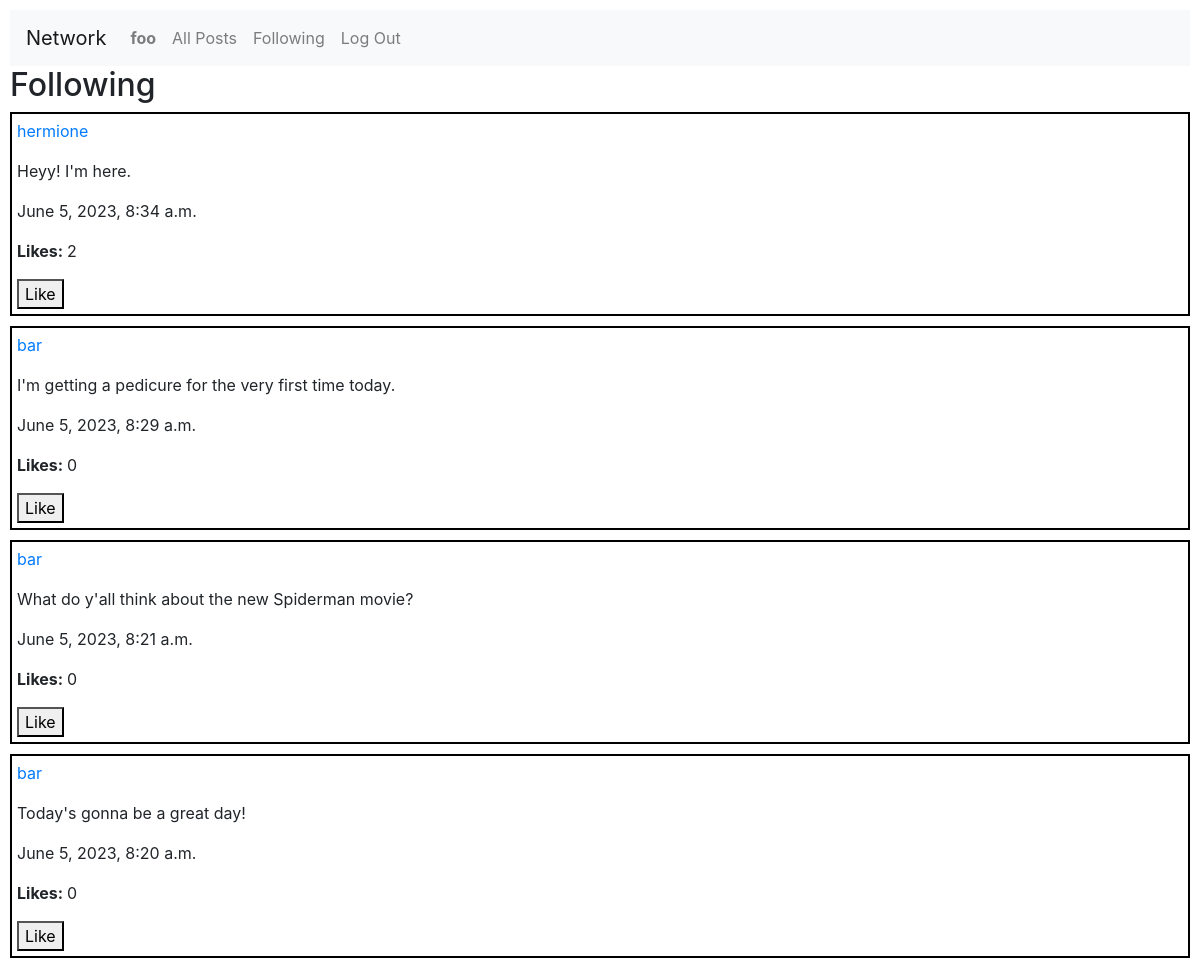
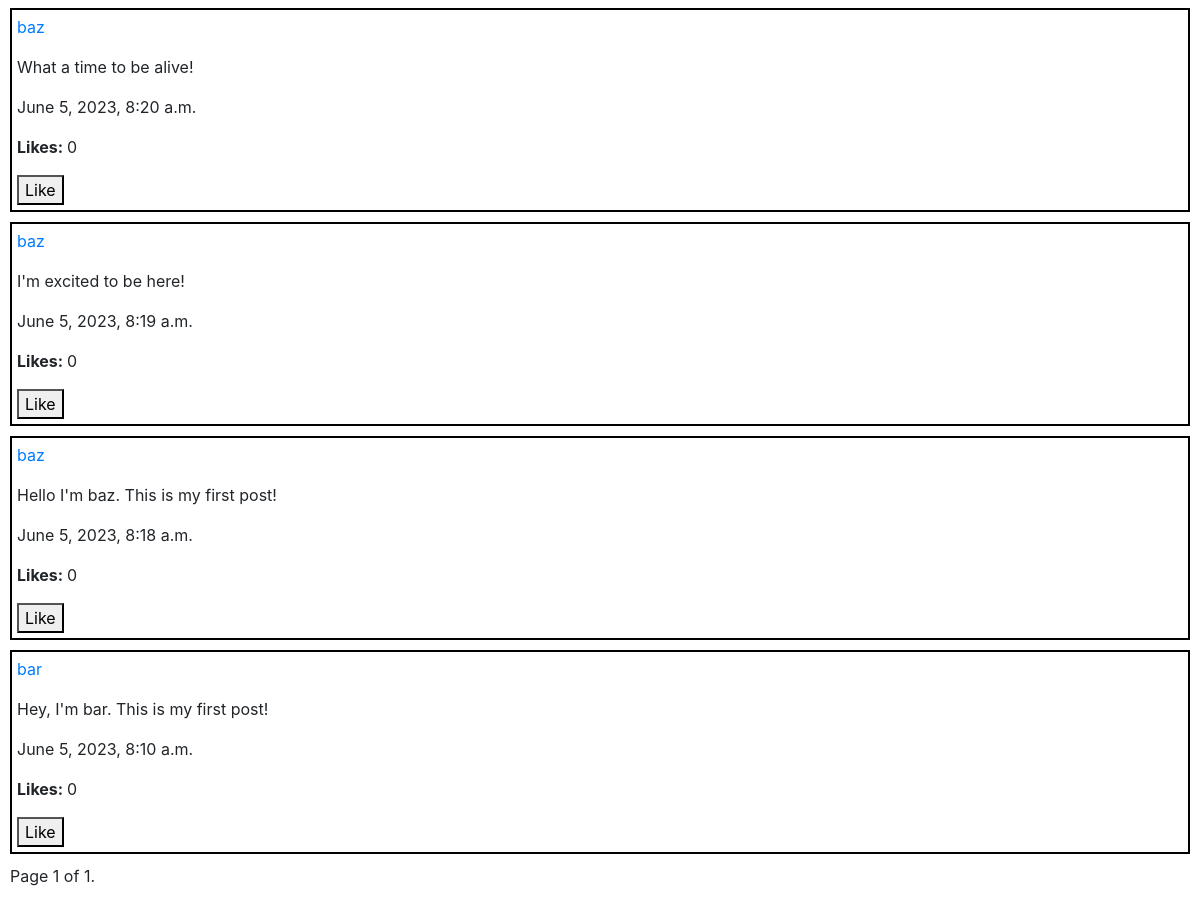
The page /following (signed in) on the database its author committed (2 pictures, top to bottom).
### network/models.py (models this page shows, shortened)
class User(AbstractUser):
    followers = models.ManyToManyField('self', symmetrical=False, related_name="following")

class Post(models.Model):
    poster = models.ForeignKey(User, on_delete=models.CASCADE)
    content = models.TextField()
    timestamp = models.DateTimeField(auto_now_add=True)
    likes = models.PositiveIntegerField(default=0)
    liked_by = models.ManyToManyField(User, related_name='liked_posts', blank=True)

### network/views.py (the view)
# urls.py: path("following", views.following, name="following"),
@login_required
def following(request):
    user = request.user
    user_following = user.following.all()
    posts = Post.objects.filter(poster__in=user_following).order_by("-timestamp")
    paginator = Paginator(posts, 10)
    page_number = request.GET.get("page")
    page_obj = paginator.get_page(page_number)
    return render(request, "network/following.html", {
        "posts": posts,
        "page_obj": page_obj
    })

### network/templates/network/following.html (shortened to what this page needs)
{% extends "network/layout.html" %}
{% block body %}
    <h2>Following</h2>
    {% for post in page_obj %}
        <div class="post">
            <p><a href="{% url 'profile' post.poster.username %}">{{ post.poster }} </a></p>
            <p>{{ post.content }}</p>
            <p>{{ post.timestamp }}</p>
            <p><strong>Likes: </strong><span id="like{{post.id}}">{{ post.likes }}</span></p>
            {% if user.is_authenticated %}
                {% if user in post.liked_by.all %}
                    <button class="like" id="post{{ post.id }}">Unlike</button>
                {% else %}
                    <button class="like" id="post{{ post.id }}">Like</button>
                {% endif %}
            {% endif %}
        </div>
    {% endfor %}
    <div class="pagination">
        <span class="step-links">
            <span class="current">
                Page {{ page_obj.number }} of {{ page_obj.paginator.num_pages }}.
            </span>
        </span>
    </div>
{% endblock %}

### network/templates/network/layout.html (shortened to what this page needs)
{% load static %}
<!DOCTYPE html>
<html lang="en">
    <head>
        <link rel="stylesheet" href="https://stackpath.bootstrapcdn.com/bootstrap/4.4.1/css/bootstrap.min.css">
        <link href="{% static 'network/styles.css' %}" rel="stylesheet">
    </head>
    <body>
        <nav class="navbar navbar-expand-lg navbar-light bg-light">
            <a class="navbar-brand" href="{% url 'index'%}">Network</a>
            <div>
              <ul class="navbar-nav mr-auto">
                {% if user.is_authenticated %}
                    <li class="nav-item">
                        <a class="nav-link" href="{% url 'profile' user.username %}"><strong>{{ user.username }}</strong></a>
                    </li>
                {% endif %}
                <li class="nav-item">
                  <a class="nav-link" href="{% url 'index'%}">All Posts</a>
                </li>
                {% if user.is_authenticated %}
                    <li class="nav-item">
                        <a class="nav-link" href="{% url 'following' %}">Following</a>
                    </li>
                    <li class="nav-item">
                        <a class="nav-link" href="{% url 'logout' %}">Log Out</a>
                    </li>
                {% endif %}
              </ul>
            </div>
          </nav>
        <div class="body">
            {% block body %}
            {% endblock %}
        </div>
    </body>
</html>

### network/static/network/styles.css (style rules this page uses)
body { margin: 10px; }
.post { margin-bottom: 10px; padding: 5px; border: 2px solid black; }

### rows shown on the page
User: username "foo"
Post: poster "hermione", content "Heyy! I'm here.", timestamp "June 5, 2023, 8:34 a.m.", likes "2"
Post: poster "bar", content "I'm getting a pedicure for the very first time today.", timestamp "June 5, 2023, 8:29 a.m.", likes "0"
Post: poster "bar", content "What do y'all think about the new Spiderman movie?", timestamp "June 5, 2023, 8:21 a.m.", likes "0"
Post: poster "bar", content "Today's gonna be a great day!", timestamp "June 5, 2023, 8:20 a.m.", likes "0"
Post: poster "baz", content "What a time to be alive!", timestamp "June 5, 2023, 8:20 a.m.", likes "0"
Post: poster "baz", content "I'm excited to be here!", timestamp "June 5, 2023, 8:19 a.m.", likes "0"
Post: poster "baz", content "Hello I'm baz. This is my first post!", timestamp "June 5, 2023, 8:18 a.m.", likes "0"
Post: poster "bar", content "Hey, I'm bar. This is my first post!", timestamp "June 5, 2023, 8:10 a.m.", likes "0"

### other values the page prints
{{ page_obj.number }} "1"
{{ page_obj.paginator.num_pages }} "1"
